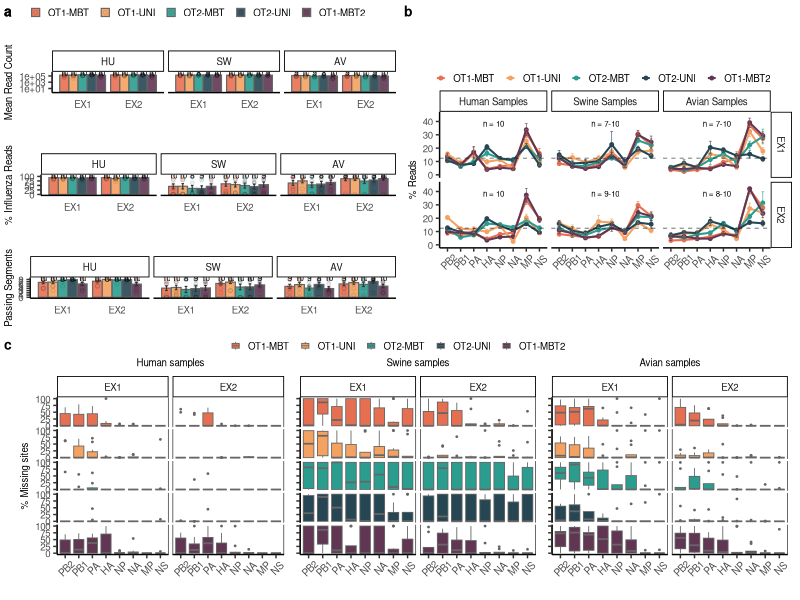

The R source for this figure:
library(tidyverse)
library(dplyr)
library(ggplot2)
library(ggpubr)

setwd("PATH/TO/PROJECT/DIRECTORY")

################################################################################

### Read in READ_COUNTS_all.txt ###
read_counts_table <- read.table("data/READ_COUNTS_all.txt", header=TRUE, sep = "\t")

# Function to extract sample, method, OT, and primers from the Record column
extract_sample_method <- function(Record) {
  record <- str_extract(Record, "(?<=_).*")
  sample_method <- str_extract(Record, "^[^_]+")
  parts_sample_method <- unlist(strsplit(sample_method, "-", fixed = TRUE))
  # Assign values or NA for missing parts
  host <- paste(parts_sample_method[1])
  sample <- paste(parts_sample_method[1], parts_sample_method[2], sep = "-")
  extraction <- ifelse(length(parts_sample_method) >= 3, parts_sample_method[3], NA)
  OT <- ifelse(length(parts_sample_method) >= 4, parts_sample_method[4], NA)
  primers <- ifelse(length(parts_sample_method) >= 5, parts_sample_method[5], NA)
  OT_primers <- paste(OT, primers, sep="-")
  segment2 = str_extract(record, "(?<=_)[^_]+$")
  segment = case_when(
    str_detect(segment2, "H\\d+") ~ "HA",
    str_detect(segment2, "N\\d+") ~ "NA",
    TRUE ~ segment2)
  return(data.frame(host = host, sample = sample, extraction = extraction, OT = OT, 
                    primers = primers, OT_primers = OT_primers, segment = segment, 
                    segment2 = segment2, record = record))
}


# Apply the function to create the new columns
read_counts <- read_counts_table %>%
  rowwise() %>%
  do({
    extracted_cols <- extract_sample_method(.$Record)
    data.frame(extracted_cols, .)
  }) %>%
  ungroup() %>%
  select(-Record)
read_counts$Reads <- as.numeric(read_counts$Reads)


# summarize the table to get total read no. per sample, no. of reads passing filters and no. of matched reads
summarized_read_counts <- read_counts %>%
  filter(record %in% c("1-initial", "3-match")) %>%
  mutate(record = case_when(
    record == "1-initial" ~ "Total",
    record == "3-match" ~ "Matched")) %>%
  group_by(host, sample, extraction, OT, primers) %>%
  summarize(
    total_reads = sum(ifelse(record == "Total", as.numeric(Reads), 0)),
    reads_matched = sum(ifelse(record == "Matched", as.numeric(Reads), 0)),
    percent_matched = (reads_matched / total_reads) * 100
  ) %>%
  ungroup()

# summarize the table to get segment specific reads and total matched reads, and calculate percentage of matched reads to each segment for each sample
segment_read_counts <- read_counts %>%
  filter(record == "3-match" | str_detect(record, "^4")) %>%
  select(-c(Patterns, PairsAndWidows)) %>%
  mutate(Reads = as.numeric(Reads),
         matched_reads = ifelse(record == "3-match", as.numeric(Reads), NA))%>%
  group_by(sample, extraction, OT, primers, OT_primers) %>%
  fill(matched_reads, .direction = "down") %>%
  fill(matched_reads, .direction = "up") %>%
  filter(record != "3-match") %>%
  mutate(percent_of_matched_reads = ifelse(!is.na(matched_reads), (Reads / matched_reads) * 100, NA)) %>%
  ungroup()

# Order categories
segment_read_counts$OT_primers <- factor(segment_read_counts$OT_primers, levels = c("OT1-MBT", "OT1-UNI", "OT2-MBT", "OT2-UNI", "OT1-MBT2"))
segment_read_counts$segment <- factor(segment_read_counts$segment, levels = c("PB2", "PB1", "PA", "HA", "NP","NA", "MP", "NS"))
segment_read_counts$host <- factor(segment_read_counts$host, levels = c("HU", "SW", "AV"))

################################################################################

### Read in passing segments data ###
passing_segments <- read.table("data/passing_segments_all.txt", header=TRUE)

filtered_passing_segments <- passing_segments %>%
  mutate(
    parts = str_split_fixed(Method, "-", 3),
    extraction = na_if(parts[, 1], ""),
    OT = na_if(parts[, 2], ""),
    primers = na_if(parts[, 3], ""),
    OT_primers = paste(OT,primers, sep = "-")) %>%
  select(-parts, -Method) %>%
  rename(sample = Sample)

################################################################################

### Get missing sites percentages for each segment from mapping_stats file ###

mapping_stats_table <- read.table("data/mapping_stats_all.txt", header=TRUE)
colnames(mapping_stats_table)[8] ="percent_missing_sites"

# Function to extract sample, method, OT, primers and segment from the Sample column
extract_sample_method_2 <- function(Sample) {
  sample_method <- str_extract(Sample, "^[^_]+")
  parts_sample_method <- unlist(strsplit(sample_method, "-", fixed = TRUE))
  # Assign values or NA for missing parts
  host <- paste(parts_sample_method[1])
  sample <- paste(parts_sample_method[1], parts_sample_method[2], sep = "-")
  extraction <- ifelse(length(parts_sample_method) >= 3, parts_sample_method[3], NA)
  OT <- ifelse(length(parts_sample_method) >= 4, parts_sample_method[4], NA)
  primers <- ifelse(length(parts_sample_method) >= 5, parts_sample_method[5], NA)
  OT_primers <- paste(OT, primers, sep="-")
  segment2 = str_extract(Sample, "(?<=_)[^_]+$")
  segment = case_when(
    str_detect(segment2, "H\\d+") ~ "HA",
    str_detect(segment2, "N\\d+") ~ "NA",
    TRUE ~ segment2)
  return(data.frame(host = host, sample = sample, extraction = extraction, OT = OT, 
                    primers = primers, OT_primers = OT_primers, segment = segment, 
                    segment2 = segment2))
}

# Apply the function to create the new columns
mapping_stats <- mapping_stats_table %>%
  rowwise() %>%
  do({
    extracted_cols <- extract_sample_method_2(.$Sample)
    data.frame(extracted_cols, .)
  }) %>%
  ungroup() %>%
  select(-Sample)

# Order categories
mapping_stats$OT_primers <- factor(mapping_stats$OT_primers, levels = c("OT1-MBT", "OT1-UNI", "OT2-MBT", "OT2-UNI", "OT1-MBT2"))
mapping_stats$segment <- factor(mapping_stats$segment, levels = c("PB2", "PB1", "PA", "HA", "NP","NA", "MP", "NS"))
mapping_stats$host <- factor(mapping_stats$host, levels = c("HU", "SW", "AV"))

################################################################################

### Read in ct data ###
sample_ct <- read.table("data/sample_cts.txt", header = TRUE)

################################################################################

# prepare data for plotting

#################################

# Read counts #

### combine summarized read counts table with passing segments and ct data ###
summarized_data <- summarized_read_counts %>%
  left_join(filtered_passing_segments, by = c("sample", "extraction", "OT", "primers")) %>%
  left_join(sample_ct, by = c("host", "sample", "extraction"))
summarized_data$host <- factor(summarized_data$host, levels = c("HU", "SW", "AV"))

### get all samples tested with extra primer set
extra_primers_samples <- summarized_data %>%
  group_by(sample) %>%
  filter(any(primers == "MBT2")) %>%
  distinct(sample)

### filter table to represent those samples only
extra_primers_data <- summarized_data %>%
  filter(sample %in% extra_primers_samples$sample)

### filter away samples with ct < 36
extra_primers_filtered <- extra_primers_data %>%
  group_by(sample) %>%
  filter(any(ct < 36)) %>%
  ungroup()

# order categories
extra_primers_filtered$OT_primers <- 
  factor(extra_primers_filtered$OT_primers, 
         levels = c("OT1-MBT", "OT1-UNI", "OT2-MBT", "OT2-UNI", "OT1-MBT2"))


### Make summaries of means and standard error

summary_total_extra_primers <- extra_primers_filtered %>%
  group_by(host, extraction, OT_primers) %>%
  summarize(mean_total_reads = mean(total_reads),
            sd_total_reads = sd(total_reads),
            n = n(),
            se_total_reads = sd(total_reads) / sqrt(n()), .groups = 'drop')

summary_matched_extra_primers <- extra_primers_filtered %>%
  group_by(host, extraction, OT_primers) %>%
  summarize(mean_percent_matched = mean(percent_matched),
            sd_percent_matched = sd(percent_matched),
            n = n(),
            se_percent_matched = sd(percent_matched) / sqrt(n()), .groups = 'drop')

summary_passing_segments_extra_primers <- extra_primers_filtered %>%
  group_by(host, extraction, OT_primers) %>%
  summarize(mean_passing_segments = mean(passing_segments),
            sd_passing_segments = sd(passing_segments),
            n = n(),
            se_passing_segments = sd(passing_segments) / sqrt(n()), .groups = 'drop')

#################################

# Segment read percentages #

### combine segment read counts table with ct data ###
summarized_segment_reads <- segment_read_counts %>%
  left_join(sample_ct, by = c("host", "sample", "extraction"))
summarized_segment_reads$host <- factor(summarized_segment_reads$host, levels = c("HU", "SW", "AV"))

### get all samples tested with extra primer set
extra_primers_samples <- summarized_segment_reads %>%
  group_by(sample) %>%
  filter(any(primers == "MBT2")) %>%
  distinct(sample)

### filter table to represent those samples only
extra_primers_segment_reads <- summarized_segment_reads %>%
  filter(sample %in% extra_primers_samples$sample)

### filter away samples with ct < 36
extra_primers_segment_reads_filtered <- extra_primers_segment_reads %>%
  group_by(sample) %>%
  filter(any(ct < 36)) %>%
  ungroup()

# order categories
extra_primers_segment_reads_filtered$OT_primers <- 
  factor(extra_primers_segment_reads_filtered$OT_primers, 
         levels = c("OT1-MBT", "OT1-UNI", "OT2-MBT", "OT2-UNI", "OT1-MBT2"))


### summarize data to get mean and standard error of segment reads
extra_primers_segment_reads_summarized <- extra_primers_segment_reads_filtered %>%
  group_by(host, extraction, OT_primers, segment) %>%
  summarize(mean_segment_reads = mean(percent_of_matched_reads),
            n = n(),
            se_segment_reads = sd(percent_of_matched_reads) / sqrt(n()), .groups = 'drop')

n_segment_reads_extra <- extra_primers_segment_reads_summarized %>%
  group_by(host, extraction) %>%
  summarize(min_n = min(n), max_n = max(n), .groups = 'drop')

#################################

# Percent missing sites #

### combine mapping stats table with ct data ###
summarized_mapping_stats <- mapping_stats %>%
  left_join(sample_ct, by = c("host", "sample", "extraction"))
summarized_mapping_stats$host <- factor(summarized_mapping_stats$host, levels = c("HU", "SW", "AV"))

### get all samples tested with extra primer set
extra_primers_samples <- summarized_mapping_stats %>%
  group_by(sample) %>%
  filter(any(primers == "MBT2")) %>%
  distinct(sample)

### filter table to represent those samples only
extra_primers_mapping_stats <- summarized_mapping_stats %>%
  filter(sample %in% extra_primers_samples$sample)

### filter away samples with ct < 36
extra_primers_mapping_stats_filtered <- extra_primers_mapping_stats %>%
  group_by(sample) %>%
  filter(any(ct < 36)) %>%
  ungroup()

# order categories
extra_primers_mapping_stats_filtered$OT_primers <- 
  factor(extra_primers_mapping_stats_filtered$OT_primers, 
         levels = c("OT1-MBT", "OT1-UNI", "OT2-MBT", "OT2-UNI", "OT1-MBT2"))

### seperate by host 
extra_primers_mapping_stats_filtered_hu <- extra_primers_mapping_stats_filtered %>%
  filter(host == "HU")
extra_primers_mapping_stats_filtered_sw <- extra_primers_mapping_stats_filtered %>%
  filter(host == "SW")
extra_primers_mapping_stats_filtered_av <- extra_primers_mapping_stats_filtered %>%
  filter(host == "AV")

################################################################################

### Plotting ###

theme1 <- theme(legend.position = "top",
                legend.text = element_text(size = 7),
                legend.title = element_blank(),
                legend.key.size = unit(7, "points"),
                axis.text.x = element_text(size = 7, vjust = 0.5),
                axis.ticks.x=element_blank(),
                axis.text.y = element_text(size = 7),
                axis.title.y = element_text(size = 7),
                strip.text = element_text(size = 7),
                axis.line = element_line(size = 0.5),
                axis.ticks = element_line(size = 0.5),
                strip.background = element_rect(size = 0.6),
                panel.spacing.x = unit(0.2, "lines"), 
                panel.spacing.y = unit(0.1, "lines"),
                panel.grid.minor.x = element_blank(),
                panel.grid.major.x = element_blank(),
                legend.box.spacing = unit(0, "lines"),
                plot.margin = unit(c(0,0.2,0,0.2), "lines"))

theme2 <- theme(legend.position = "top",
                legend.text = element_text(size = 7),
                legend.title = element_blank(),
                legend.key.size = unit(7, "points"),
                axis.text.x = element_text(size = 7, angle = 45, vjust = 0.7),
                axis.text.y = element_text(size = 7),
                axis.title.y = element_text(size = 7),
                strip.text.y = element_text(size = 7),
                strip.text.x = element_text(size = 7),
                axis.line = element_line(size = 0.5),
                axis.ticks = element_line(size = 0.5),
                strip.background = element_rect(size = 0.6),
                panel.spacing.x = unit(0.2, "lines"), 
                panel.spacing.y = unit(0.2, "lines"),
                panel.grid.minor.x = element_blank(),
                panel.grid.major.x = element_blank(),
                legend.box.spacing = unit(0, "lines"),
                plot.margin = unit(c(2,0.4,2,0.4), "lines"))

theme3 <- theme(legend.position = "top", 
                legend.text = element_text(size = 7),
                legend.title = element_blank(),
                legend.key.size = unit(7, "points"),
                plot.title = element_text(hjust = 0.5, size = 7),
                axis.text.x = element_text(size = 7, angle = 45, vjust = 0.7),
                axis.text.y = element_text(size = 7),
                axis.title.y = element_text(size = 7),
                strip.text.y = element_text(size = 0),
                strip.text.x = element_text(size = 7),
                axis.line = element_line(size = 0.5),
                axis.ticks = element_line(size = 0.5),
                strip.background = element_rect(size = 0.6),
                strip.background.y = element_blank(),
                panel.spacing.x = unit(0.2, "lines"),
                panel.spacing.y = unit(0.1, "lines"),
                panel.grid.minor.x = element_blank(),
                panel.grid.major.x = element_blank(),
                legend.box.spacing = unit(0, "lines"),
                plot.margin = unit(c(0,0,0,1), "lines"))

theme4 <- theme(legend.position = "top", 
                legend.text = element_text(size = 7),
                legend.title = element_blank(),
                legend.key.size = unit(7, "points"),
                plot.title = element_text(hjust = 0.5, size = 7),
                axis.text.x = element_text(size = 7, angle = 45, vjust = 0.7),
                axis.text.y = element_blank(),
                axis.title.y = element_blank(),
                strip.text.y = element_text(size = 0),
                strip.text.x = element_text(size = 7),
                axis.line = element_line(size = 0.5),
                axis.ticks = element_line(size = 0.5),
                strip.background = element_rect(size = 0.6),
                strip.background.y = element_blank(),
                panel.spacing.x = unit(0.2, "lines"),
                panel.spacing.y = unit(0.1, "lines"),
                panel.grid.minor.x = element_blank(),
                panel.grid.major.x = element_blank(),
                legend.box.spacing = unit(0, "lines"),
                plot.margin = unit(c(0,0,0,0), "lines"))

################################################################################

total_reads_extra_primers_bar_plot <- ggplot(summary_total_extra_primers, aes(x = extraction, y = mean_total_reads, fill = OT_primers)) +
  geom_bar(stat = "identity", position = position_dodge(width = 0.9), alpha = 0.9, color = "grey40", size = 0.4) +
  geom_errorbar(aes(ymin = mean_total_reads - se_total_reads, ymax = mean_total_reads + se_total_reads), 
                position = position_dodge(width = 0.9), width = 0.25, size = 0.4, color = "grey20") +
  geom_point(data = extra_primers_filtered, aes(x = extraction, y = total_reads, fill = OT_primers), 
             position = position_dodge(width = 0.9), shape = 21, size = 1, alpha = 0.1) +
  labs(title = "", 
       y = "Mean Read Count",
       x = "",
       fill = "") +
  theme_classic() +
  theme1 +
  scale_fill_manual(values = c("#e76f51", "#f4a261", "#2a9d8f", "#264653", "#613653")) +
  facet_wrap(~host, ncol = 3) +
  scale_y_log10() +
  geom_text(aes(label = n, y = max(extra_primers_filtered$total_reads)+500000), 
            position = position_dodge(width = 0.9), size = 2)


mapped_reads_extra_primers_bar_plot <- ggplot(summary_matched_extra_primers, aes(x = extraction, y = mean_percent_matched, fill = OT_primers)) +
  geom_bar(stat = "identity", position = position_dodge(width = 0.9), alpha = 0.9, color = "grey40", size = 0.4) +
  geom_errorbar(aes(ymin = mean_percent_matched - se_percent_matched, ymax = mean_percent_matched + se_percent_matched), 
                position = position_dodge(width = 0.9), width = 0.25, size = 0.4, color = "grey20") +
  geom_point(data = extra_primers_filtered, aes(x = extraction, y = percent_matched, fill = OT_primers), 
             position = position_dodge(width = 0.9), shape = 21, size = 1, alpha = 0.1) +
  labs(title = "", 
       y = "% Influenza Reads",
       x = "",
       fill = "") +
  theme_classic() +
  theme1 +
  scale_fill_manual(values = c("#e76f51", "#f4a261", "#2a9d8f","#264653", "#613653")) +
  facet_wrap(~host, ncol = 3) +
  geom_text(aes(label = n, y = 105), 
            position = position_dodge(width = 0.9), size = 2)

passing_segments_extra_primers_bar_plot <- ggplot(summary_passing_segments_extra_primers, aes(x = extraction, y = mean_passing_segments, fill = OT_primers)) +
  geom_bar(stat = "identity", position = position_dodge(width = 0.9), alpha = 0.9, color = "grey40", size = 0.4) +
  geom_errorbar(aes(ymin = mean_passing_segments - se_passing_segments, ymax = mean_passing_segments + se_passing_segments), 
                position = position_dodge(width = 0.9), width = 0.25, size = 0.4, color = "grey20") +
  geom_point(data = extra_primers_filtered, aes(x = extraction, y = passing_segments, fill = OT_primers), 
             position = position_dodge(width = 0.9), shape = 21, size = 1, alpha = 0.1) +
  labs(title = "", 
       y = "Passing Segments",
       x = "",
       fill = "") +
  theme_classic() +
  theme1 +
  scale_fill_manual(values = c("#e76f51", "#f4a261", "#2a9d8f", "#264653", "#613653")) +
  scale_y_continuous(limits = c(0,8.5), breaks = c(0,1,2,3,4,5,6,7,8)) +
  facet_wrap(~host, ncol = 3) +
  geom_text(aes(label = n, y = 8.5), 
            position = position_dodge(width = 0.9), size = 2)


read_stats_total <- ggarrange(total_reads_extra_primers_bar_plot, mapped_reads_extra_primers_bar_plot, passing_segments_extra_primers_bar_plot, 
                              ncol = 1, 
                              common.legend = TRUE, 
                              legend = "top")



### FigS3d: Read percentage per segment ###
segment_read_percentages_plot_extra <- ggplot(extra_primers_segment_reads_summarized, aes(x = segment, y = mean_segment_reads, color = OT_primers)) +
  geom_point(size = 1) +
  geom_line(aes(group = OT_primers), size = 0.7) +
  geom_errorbar(aes(ymin = mean_segment_reads - se_segment_reads, ymax = mean_segment_reads + se_segment_reads), 
                , width = 0.2, size = 0.2) +
  geom_hline(yintercept = 12.5, linetype = 2, size = 0.3, alpha = 0.6) +
  labs(title = "", x = "", y = "% Reads") +
  theme_classic() +
  facet_grid(extraction~host, labeller = labeller(host = c(HU = "Human Samples", SW = "Swine Samples", AV = "Avian Samples"))) +
  scale_color_manual(values = c("#e76f51", "#f4a261", "#2a9d8f", "#264653", "#613653")) +
  scale_y_continuous(limits = c(0,45), breaks = seq(0, 40, by = 10)) +
  theme2 +
  geom_text(data = n_segment_reads_extra, aes(x = 4.5, y = 45, 
                                              label = ifelse(min_n == max_n, paste0("n = ", min_n), 
                                                             paste0("n = ", min_n, "-", max_n))), 
            hjust = 0.5, vjust = 2, size = 2, inherit.aes = FALSE)


### FigS3e: Missing sites per segment ###

percent_missing_sites_extra_hu <- ggplot(extra_primers_mapping_stats_filtered_hu, aes(x = segment, y = percent_missing_sites, fill = OT_primers)) +
  geom_boxplot(position = position_dodge(width = 1), alpha = 1, size = 0.3, outlier.size = 0.3, color = "grey40") +
  labs(title = "Human samples", x = "", y = "% Missing sites") +
  theme_classic() +
  facet_grid(OT_primers~extraction, labeller = labeller(host = c(HU = "Human Samples", SW = "Swine Samples", AV = "Avian Samples"))) +
  scale_fill_manual(values = c("#e76f51", "#f4a261", "#2a9d8f", "#264653", "#613653")) +
  geom_vline(xintercept = c(0.4,8.6), size = 0.4) +
  theme3

percent_missing_sites_extra_sw <- ggplot(extra_primers_mapping_stats_filtered_sw, aes(x = segment, y = percent_missing_sites, fill = OT_primers)) +
  geom_boxplot(position = position_dodge(width = 1), alpha = 1, size = 0.3, outlier.size = 0.3, color = "grey40") +
  labs(title = "Swine samples", x = "", y = "") +
  theme_classic() +
  facet_grid(OT_primers~extraction, labeller = labeller(host = c(HU = "Human Samples", SW = "Swine Samples", AV = "Avian Samples"))) +
  scale_fill_manual(values = c("#e76f51", "#f4a261", "#2a9d8f", "#264653", "#613653")) +
  geom_vline(xintercept = c(0.4,8.6), size = 0.4) +
  theme4

percent_missing_sites_extra_av <- ggplot(extra_primers_mapping_stats_filtered_av, aes(x = segment, y = percent_missing_sites, fill = OT_primers)) +
  geom_boxplot(position = position_dodge(width = 1), alpha = 1, size = 0.3, outlier.size = 0.3, color = "grey40") +
  labs(title = "Avian samples", x = "", y = "") +
  theme_classic() +
  facet_grid(OT_primers~extraction, labeller = labeller(host = c(HU = "Human Samples", SW = "Swine Samples", AV = "Avian Samples"))) +
  scale_fill_manual(values = c("#e76f51", "#f4a261", "#2a9d8f", "#264653", "#613653")) +
  geom_vline(xintercept = c(0.4,8.6), size = 0.4) +
  theme4

missing_sites_plot_extra <- ggarrange(percent_missing_sites_extra_hu, percent_missing_sites_extra_sw, percent_missing_sites_extra_av,
                                      ncol = 3, 
                                      common.legend = TRUE,
                                      widths = c(1, 0.85, 0.85))

read_stats_all <- ggarrange(read_stats_total, segment_read_percentages_plot_extra, 
                            ncol = 2, 
                            labels = c("a", "b"), 
                            font.label = list(size = 10))

FigS3 <- ggarrange(read_stats_all, missing_sites_plot_extra,
                   ncol = 1, 
                   labels = c("a", "c"), 
                   font.label = list(size = 10),
                   heights = c(1,0.8))

ggsave("figures/FigureS3.png", plot = FigS3, dpi = 600, width = 20 , height = 25, units = "cm", bg = "white")

